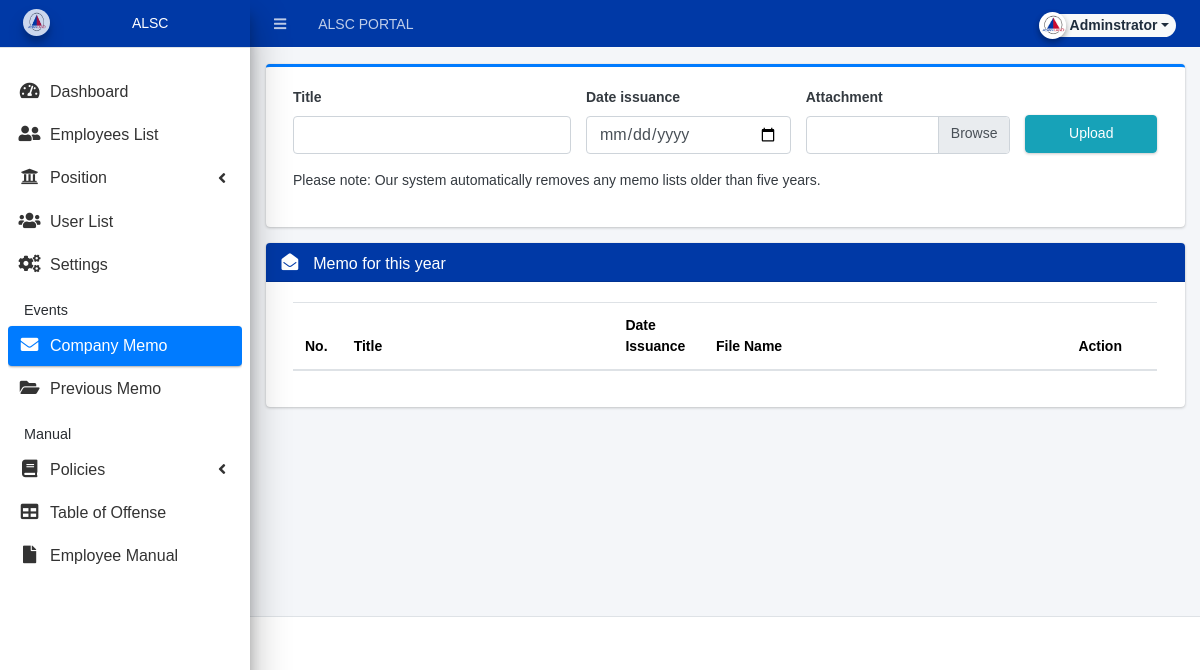
Before: /admin/index.php?page=memo/revised_memo (signed in) with the older database file.
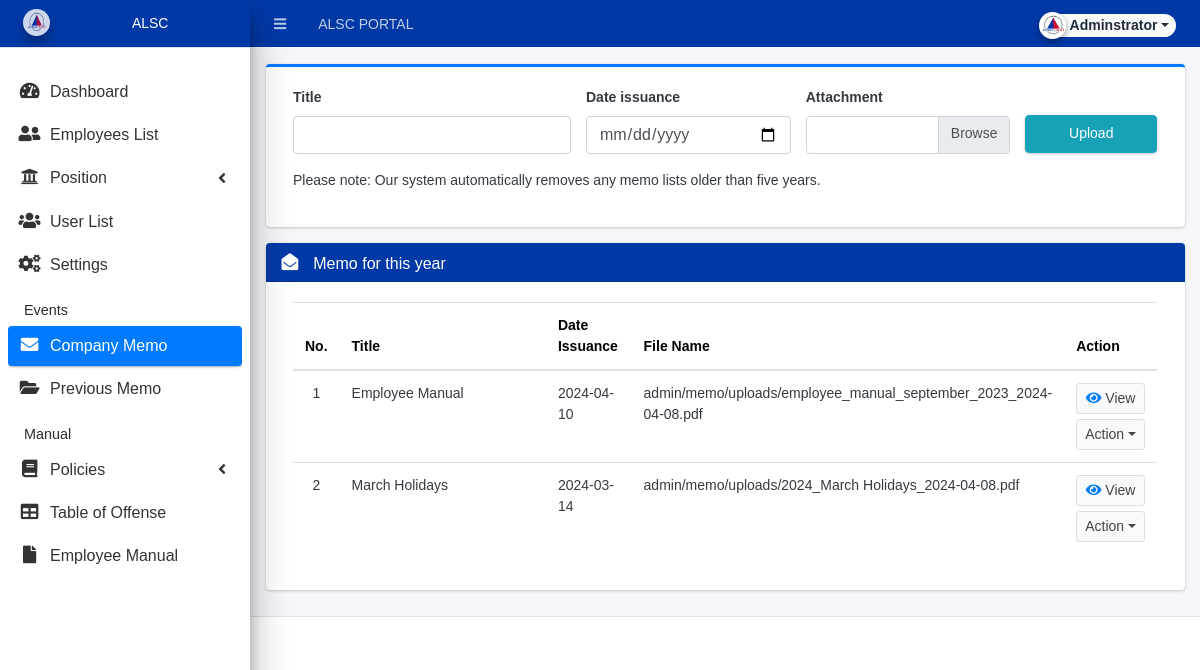
After: the same page with the newer database file.
### tables this page shows
CREATE TABLE `uploads` (
  `id` int(30) NOT NULL,
  `title` text NOT NULL,
  `date_issuance` datetime NOT NULL,
  `upload_path` text NOT NULL
);

### classes/DBConnection.php (called while the page is built, shortened)
<?php
class DBConnection{
    private $host = DB_SERVER;
    private $username = DB_USERNAME;
    private $password = DB_PASSWORD;
    private $database = DB_NAME;
    public $conn;
    public function __construct(){
        if (!isset($this->conn)) {
            $this->conn = new mysqli($this->host, $this->username, $this->password, $this->database);
        }
    }
}
?>

### classes/SystemSettings.php (called while the page is built, shortened)
<?php
class SystemSettings extends DBConnection{
	function userdata($field = ''){
		if(!empty($field)){
			if(isset($_SESSION['userdata'][$field]))
				return $_SESSION['userdata'][$field];
			else
				return null;
		}else{
			return false;
		}
	}
}
$_settings = new SystemSettings();
?>

### admin/memo/revised_memo.php (the view, shortened to what the changed rows need)
<?php
require_once('../config.php');
?>
<div class="card">
  <div class="card-body">
    <div class="container-fluid">
      <table class="table table-stripped table-hover">
        <thead>
          <tr style="height:40px;">
              <th style="color: black; width: 5%;">No.</th>
              <th style="color: black; width: 30%;">Title</th>
              <th style="color: black; width: 10%;">Date Issuance</th>
              <th style="color: black; width: 40%;">File Name</th>
              <th style="color: black; width: 10%;">Action</th>
          </tr>
        </thead>
        <tbody>
          <?php
          $i = 1;
          $currentYear = date('Y');
          $qry = $conn->query("SELECT * FROM `uploads` WHERE YEAR(date_issuance) = $currentYear ORDER BY date_issuance desc");
          while ($row = $qry->fetch_assoc()):
          ?>
            <tr>
              <td class="text-center"><?php echo $i++; ?></td>
              <td><?php echo $row['title'] ?></td>
              <td><?php echo date('Y-m-d', strtotime($row['date_issuance'])); ?></td>
              <td><?php echo $row['upload_path'] ?></td>
              <td align="center">
                <a class="btn btn-default btn-sm" style="width: 100%;" href="<?php echo base_url . '/' . $row['upload_path']; ?>" target="_blank" data-id="<?php echo $row['id'] ?>">
                    <span class="fa fa-eye text-primary"></span> View
                </a>
                <?php if($_settings->userdata('type') == 1 || $_settings->userdata('type') == 2): ?>
                  <button type="button" class="btn btn-default btn-sm dropdown-toggle dropdown-icon" style="margin-top: 5px; width: 100%;" data-toggle="dropdown">
                      Action
                  </button>
                <?php endif; ?>
              </td>
            </tr>
          <?php endwhile; ?>
        </tbody>
      </table>
    </div>
  </div>
</div>

Changed rows visible on the page:
added uploads: title "Employee Manual", date_issuance "2024-04-10", upload_path "admin/memo/uploads/employee_manual_september_2023_2024-04-08.pdf"
added uploads: title "March Holidays", date_issuance "2024-03-14", upload_path "admin/memo/uploads/2024_March Holidays_2024-04-08.pdf"
